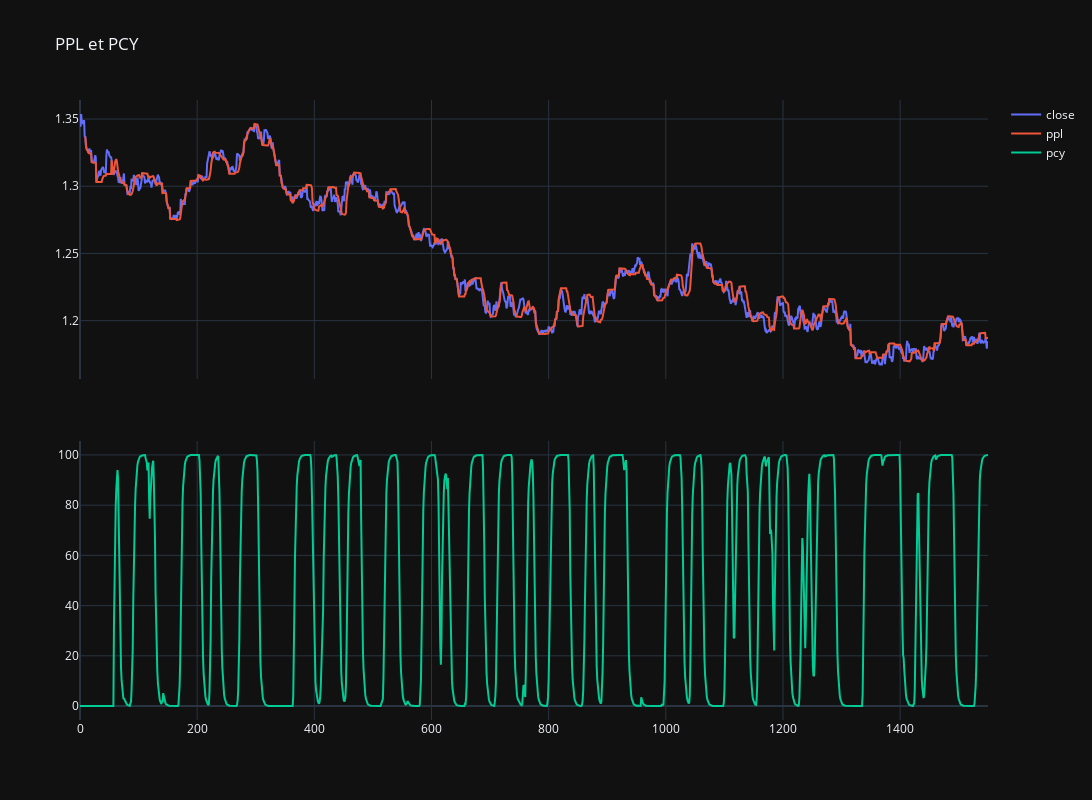

Notebook code for this chart:
### Code cell
from plotly.subplots import make_subplots
import plotly.graph_objects as go
fig = make_subplots(rows=2, cols=1, shared_xaxes=True, vertical_spacing=0.1)

fig.add_trace(go.Scatter(
    x=list(range(len(close))),
    y=close,
    mode='lines',
    name='close'
),
row=1,
col=1
)

fig.add_trace(go.Scatter(
    x=list(range(len(close))),
    y=ppl,
    mode='lines',
    name='ppl'
),
row=1,
col=1
)

fig.add_trace(go.Scatter(
    x=list(range(len(close))),
    y=pcy,
    mode='lines',
    name='pcy'
),
row=2,
col=1
)

fig.update_layout(height=800, width=1200, title_text="PPL et PCY")
fig.show()

### Figure 1 — Plotly figure (JSON) as saved in the notebook; plotly's stock layout.template omitted (floating-point values rounded to 4 significant figures; data arrays with more than 128 entries replaced by an {"elided": "..."} marker saying what was removed)
{"data": [{"mode": "lines", "name": "close", "type": "scatter", "x": {"elided": "1551 int values"}, "xaxis": "x", "y": {"elided": "1551 float values"}, "yaxis": "y"}, {"mode": "lines", "name": "ppl", "type": "scatter", "x": {"elided": "1551 int values"}, "xaxis": "x", "y": {"elided": "1551 float values"}, "yaxis": "y"}, {"mode": "lines", "name": "pcy", "type": "scatter", "x": {"elided": "1551 int values"}, "xaxis": "x2", "y": {"elided": "1551 float values"}, "yaxis": "y2"}], "layout": {"height": 800, "title": {"text": "PPL et PCY"}, "width": 1200, "xaxis": {"anchor": "y", "domain": [0, 1], "matches": "x2", "showticklabels": false}, "xaxis2": {"anchor": "y2", "domain": [0, 1]}, "yaxis": {"anchor": "x", "domain": [0.55, 1]}, "yaxis2": {"anchor": "x2", "domain": [0, 0.45]}}}
